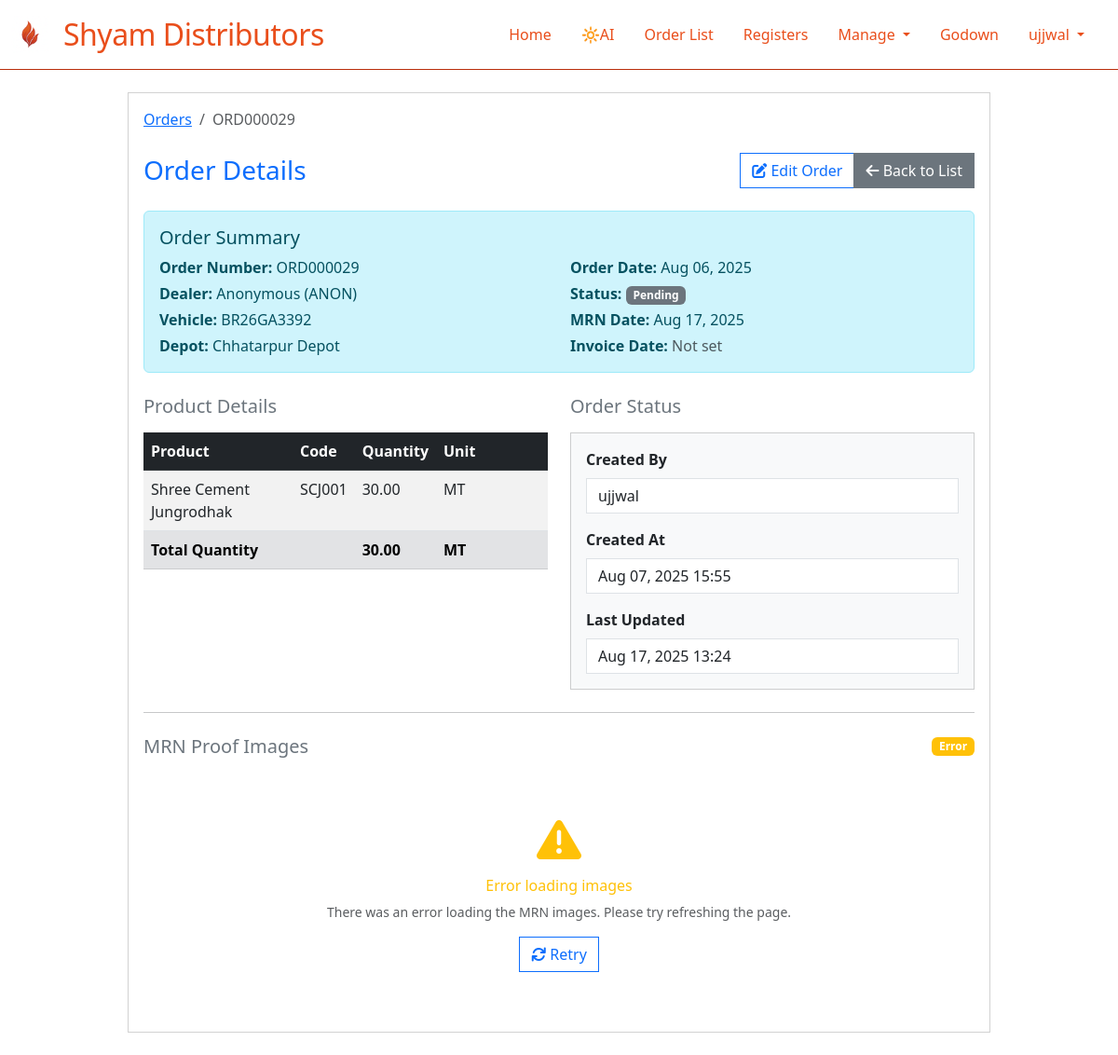
Before: /orders/order-detail/29/ (signed in) with the older database file.
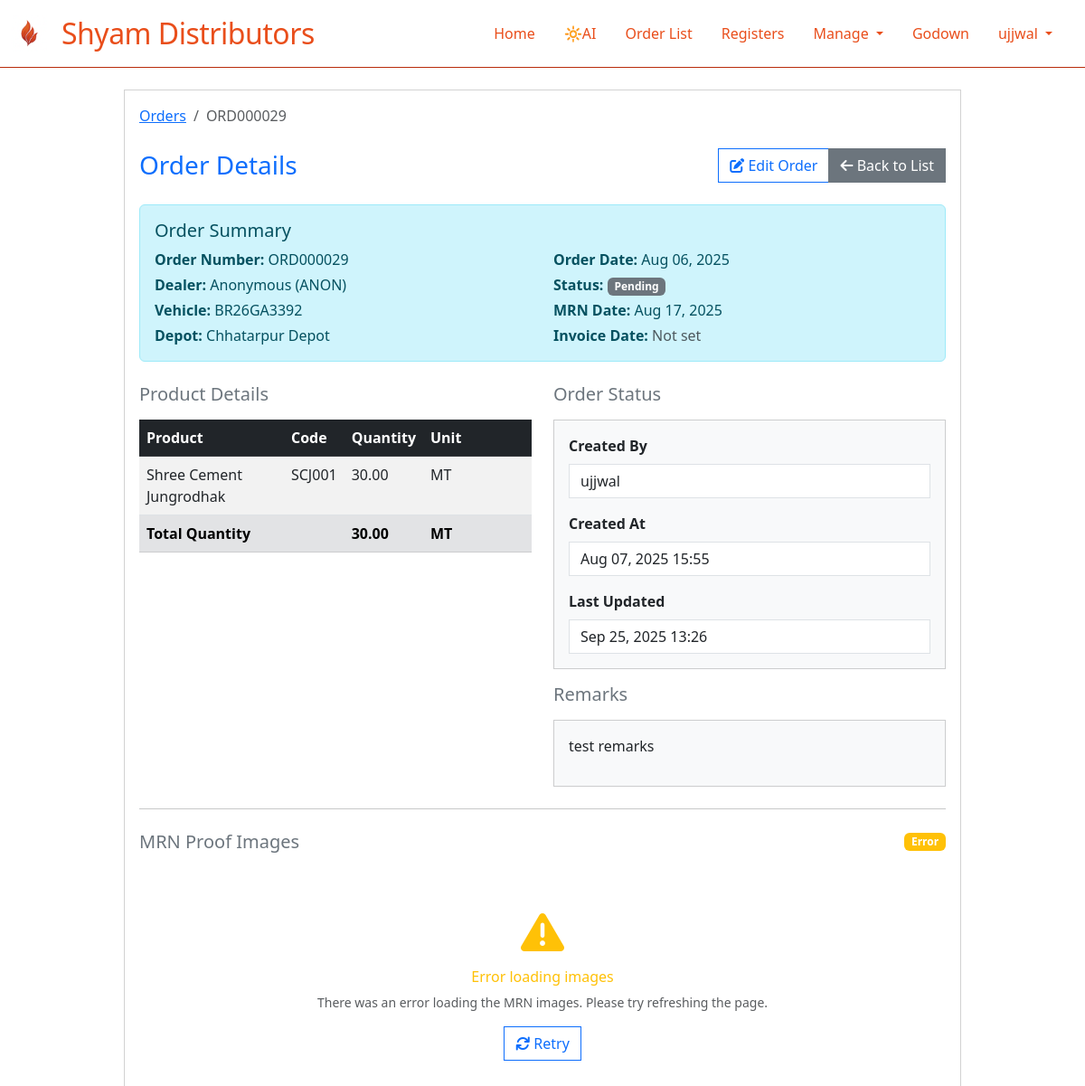
After: the same page with the newer database file.
### sylvia/models.py (models this page shows, shortened)
class TenantBaseModel(models.Model):
    organization = models.ForeignKey(
        Organization,
        on_delete=models.PROTECT,
        help_text="Organization this record belongs to"
    )
    created_at = models.DateTimeField(auto_now_add=True)
    updated_at = models.DateTimeField(auto_now=True)
    created_by = models.ForeignKey(
        User,
        on_delete=models.SET_NULL,
        null=True,
        blank=True,
        related_name='created_%(class)s_set'  # Avoid reverse accessor clashes
    )
    objects = TenantManager()
    all_objects = models.Manager()
    class Meta:
        abstract = True
        indexes = [
            models.Index(fields=['organization', '-created_at']),
        ]

class Order(TenantBaseModel):
    ORDER_STATUS_CHOICES = [
        ('PENDING', 'Pending'),
        ('CONFIRMED', 'Confirmed'),
        ('MRN_CREATED', 'MRN Created'),
        ('BILLED', 'Billed'),
    ]
    order_number = models.CharField(max_length=20, editable=False)  # unique=True removed - will be org-scoped
    dealer = models.ForeignKey(Dealer, on_delete=models.CASCADE, related_name='orders')
    vehicle = models.ForeignKey(Vehicle, on_delete=models.CASCADE, related_name='orders')
    depot = models.ForeignKey(Depot, on_delete=models.CASCADE, related_name='orders')
    order_date = models.DateTimeField(default=timezone.now)
    mrn_date = models.DateField(null=True, blank=True)
    bill_date = models.DateField(null=True, blank=True)
    dispatch_date = models.DateTimeField(null=True, blank=True)
    delivery_date = models.DateTimeField(null=True, blank=True)
    status = models.CharField(max_length=20, choices=ORDER_STATUS_CHOICES, default='PENDING')
    remarks = models.TextField(blank=True)
    whatsapp_sent = models.BooleanField(default=False)
    whatsapp_sent_at = models.DateTimeField(null=True, blank=True)
    def get_total_quantity(self):
        return sum(item.quantity for item in self.order_items.all())
    class Meta:
        ordering = ['-order_date']
        unique_together = [
            ('organization', 'order_number'),
        ]
        indexes = [
            models.Index(fields=['organization', 'status', '-order_date']),  # Filter by status
            models.Index(fields=['organization', 'dealer', '-order_date']),  # Dealer's orders
            models.Index(fields=['organization', 'depot', '-order_date']),  # Depot's orders
            models.Index(fields=['organization', 'order_number']),  # Quick order lookups
            models.Index(fields=['whatsapp_sent', 'status']),  # WhatsApp sending queue
        ]

class Dealer(TenantBaseModel):
    name = models.CharField(max_length=200)
    code = models.CharField(max_length=20)  # unique=True removed - will be org-scoped
    contact_person = models.CharField(max_length=100, blank=True)
    phone = models.CharField(max_length=15, validators=[
        RegexValidator(regex=r'^\+?1?\d{9,15}$', message="Enter a valid phone number.")
    ])
    whatsapp_number = models.CharField(max_length=15, blank=True, validators=[
        RegexValidator(regex=r'^\+?1?\d{9,15}$', message="Enter a valid WhatsApp number.")
    ])
    email = models.EmailField(blank=True)
    address = models.TextField(blank=True)
    city = models.CharField(max_length=50, blank=True)
    state = models.CharField(max_length=50, blank=True)
    pincode = models.CharField(max_length=6, blank=True)
    gstin = models.CharField(max_length=15, blank=True, unique=True, null=True)
    is_active = models.BooleanField(default=True)
    credit_limit = models.DecimalField(max_digits=10, decimal_places=2, default=0)
    credit_days = models.IntegerField(default=0)
    class Meta:
        ordering = ['name']
        unique_together = [
            ('organization', 'code'),
        ]
        indexes = [
            models.Index(fields=['organization', 'is_active']),  # Filter active dealers by org
            models.Index(fields=['organization', 'name']),  # Search/lookup by name
            models.Index(fields=['gstin']),  # GSTIN lookups (already unique but helps with queries)
        ]

class Vehicle(TenantBaseModel):
    truck_number = models.CharField(max_length=20, validators=[  # unique=True removed - will be org-scoped
        RegexValidator(
            regex=r'^[A-Z]{2}\d{2}[A-Z]{1,2}\d{4}$',
            message="Enter a valid truck number (e.g., CG15EA0464)"
        )
    ])
    owner_name = models.CharField(max_length=100, blank=True)
    driver_name = models.CharField(max_length=100, blank=True)
    driver_phone = models.CharField(max_length=15, blank=True)
    capacity = models.DecimalField(max_digits=6, decimal_places=2, default=0)  # in MT
    vehicle_type = models.CharField(max_length=50, choices=[
        ('TRUCK', 'Truck'),
        ('TRAILER', 'Trailer'),
        ('CONTAINER', 'Container'),
        ('OTHER', 'Other')
    ], default='TRUCK')
    is_active = models.BooleanField(default=True)
    class Meta:
        ordering = ['truck_number']
        unique_together = [
            ('organization', 'truck_number'),
        ]
        indexes = [
            models.Index(fields=['organization', 'is_active']),  # Filter active vehicles by org
            models.Index(fields=['organization', 'truck_number']),  # Quick vehicle lookups
        ]

class Depot(TenantBaseModel):
    name = models.CharField(max_length=100)  # unique=True removed - will be org-scoped
    code = models.CharField(max_length=10)  # unique=True removed - will be org-scoped
    address = models.TextField(blank=True)
    city = models.CharField(max_length=50)
    state = models.CharField(max_length=50)
    pincode = models.CharField(max_length=6, blank=True)
    is_active = models.BooleanField(default=True)
    class Meta:
        ordering = ['name']
        unique_together = [
            ('organization', 'code'),
        ]
        indexes = [
            models.Index(fields=['organization', 'is_active']),  # Filter active depots by org
            models.Index(fields=['organization', 'name']),  # Search/lookup by name
        ]

class Organization(models.Model):
    name = models.CharField(max_length=200, unique=True, help_text="Organization name")
    slug = models.SlugField(max_length=200, unique=True, help_text="URL-friendly identifier")
    contact_email = models.EmailField(blank=True)
    contact_phone = models.CharField(max_length=15, blank=True)
    address = models.TextField(blank=True)
    city = models.CharField(max_length=100, blank=True)
    state = models.CharField(max_length=100, blank=True)
    pincode = models.CharField(max_length=10, blank=True)
    gstin = models.CharField(max_length=15, blank=True, unique=True, null=True)
    pan = models.CharField(max_length=10, blank=True)
    is_active = models.BooleanField(default=True)
    created_at = models.DateTimeField(auto_now_add=True)
    updated_at = models.DateTimeField(auto_now=True)
    settings = models.JSONField(default=dict, blank=True)
    class Meta:
        ordering = ['name']
        indexes = [
            models.Index(fields=['slug']),
            models.Index(fields=['is_active', 'name']),
        ]

class OrderItem(TenantBaseModel):
    order = models.ForeignKey(Order, on_delete=models.CASCADE, related_name='order_items')
    product = models.ForeignKey(Product, on_delete=models.CASCADE)
    quantity = models.DecimalField(max_digits=8, decimal_places=2)
    unit_price = models.DecimalField(max_digits=10, decimal_places=2, default=0)
    class Meta:
        unique_together = ['order', 'product']

### orders/views.py (the view)
# urls.py: path('order-detail/<int:order_id>/', order_detail, name='order_detail'),
@login_required
def order_detail(request, order_id):
    order = get_object_or_404(Order, id=order_id)
    mrn = getattr(order, 'mrn', None)
    mrn_status = mrn.status if mrn else 'PENDING'
    context = {
        'order': order,
        'mrn_status': mrn_status,
    }
    return render(request, 'orders/order_detail.html', context)

### sylvia/context_processors.py (called while the page is built)
def organization_context(request):
    context = {}
    if request.user.is_authenticated:
        if hasattr(request.user, 'profile') and request.user.profile:
            context['user_organization'] = request.user.profile.organization
        else:
            context['user_organization'] = None
    return context

### sylvia/managers.py (called while the page is built)
    def get_queryset(self):
        queryset = super().get_queryset()
        organization = get_current_organization()
        if organization is not None:
            return queryset.filter(organization=organization)
        return queryset

### orders/templates/orders/order_detail.html (shortened to what the changed rows need)
{% extends 'base.html' %}
{% block content %}
<div class="container py-4">
  <div class="row justify-content-center">
    <div class="col-lg-10">
      <div class="card">
        <div class="card-body">
          <nav aria-label="breadcrumb" class="mb-4">
            <ol class="breadcrumb">
              <li class="breadcrumb-item"><a href="{% url 'order_list' %}">Orders</a></li>
              <li class="breadcrumb-item active" aria-current="page">{{ order.order_number }}</li>
            </ol>
          </nav>
          <div class="alert alert-info mb-4">
            <div class="row">
              <div class="col-md-6">
                <p class="mb-1"><strong>Order Number:</strong> {{ order.order_number }}</p>
                <p class="mb-1"><strong>Dealer:</strong> {{ order.dealer.name }} ({{ order.dealer.code }})</p>
                <p class="mb-1"><strong>Vehicle:</strong> {{ order.vehicle.truck_number }}</p>
                <p class="mb-0"><strong>Depot:</strong> {{ order.depot.name }}</p>
              </div>
              <div class="col-md-6">
                <p class="mb-1"><strong>Order Date:</strong> {{ order.order_date|date:'M d, Y' }}</p>
                <p class="mb-1"><strong>Status:</strong>
                  <span class="badge {% if order.status == 'BILLED' %}bg-success{% elif order.status == 'MRN_CREATED' %}bg-warning{% else %}bg-secondary{% endif %}">
                    {{ order.get_status_display }}
                  </span>
                </p>
                <p class="mb-1"><strong>MRN Date:</strong>
                  {% if order.mrn_date %}{{ order.mrn_date|date:'M d, Y' }}{% else %}<span class="text-muted">Not set</span>{% endif %}
                </p>
                <p class="mb-0"><strong>Invoice Date:</strong>
                  {% if order.bill_date %}{{ order.bill_date|date:'M d, Y' }}{% else %}<span class="text-muted">Not set</span>{% endif %}
                </p>
              </div>
            </div>
          </div>
          <div class="row">
            <div class="col-md-6">
              <div class="table-responsive">
                <table class="table table-striped">
                  <thead class="table-dark">
                    <tr>
                      <th>Product</th>
                      <th>Code</th>
                      <th>Quantity</th>
                      <th>Unit</th>
                    </tr>
                  </thead>
                  <tfoot class="table-secondary">
                    <tr>
                      <th colspan="2">Total Quantity</th>
                      <th>{{ order.get_total_quantity }}</th>
                      <th>MT</th>
                    </tr>
                  </tfoot>
                </table>
              </div>
            </div>
            <div class="col-md-6">
              <div class="card bg-light">
                <div class="card-body">
                  <div class="mb-3">
                    <label class="form-label fw-bold">Created By</label>
                    <input type="text" class="form-control" value="{{ order.created_by.username|default:'Unknown' }}" readonly>
                  </div>
                  <div class="mb-3">
                    <label class="form-label fw-bold">Created At</label>
                    <input type="text" class="form-control" value="{{ order.created_at|date:'M d, Y H:i' }}" readonly>
                  </div>
                  <div class="mb-0">
                    <label class="form-label fw-bold">Last Updated</label>
                    <input type="text" class="form-control" value="{{ order.updated_at|date:'M d, Y H:i' }}" readonly>
                  </div>
                </div>
              </div>
              {% if order.remarks %}
              <div class="mt-3">
                <h5 class="text-secondary mb-3">Remarks</h5>
                <div class="card bg-light">
                  <div class="card-body">
                    <div class="d-flex align-items-start">
                      <div>
                        <p class="mb-0">{{ order.remarks|linebreaks }}</p>
                      </div>
                    </div>
                  </div>
                </div>
              </div>
              {% endif %}
            </div>
          </div>
        </div>
      </div>
    </div>
  </div>
</div>
{% endblock %}

Changed rows visible on the page:
changed Order "ORD000029": updated_at "Aug 17, 2025 13:24" → "Sep 25, 2025 13:26"; remarks (not shown) → "test remarks"
Other visible differences:
text now shown: "Remarks"
